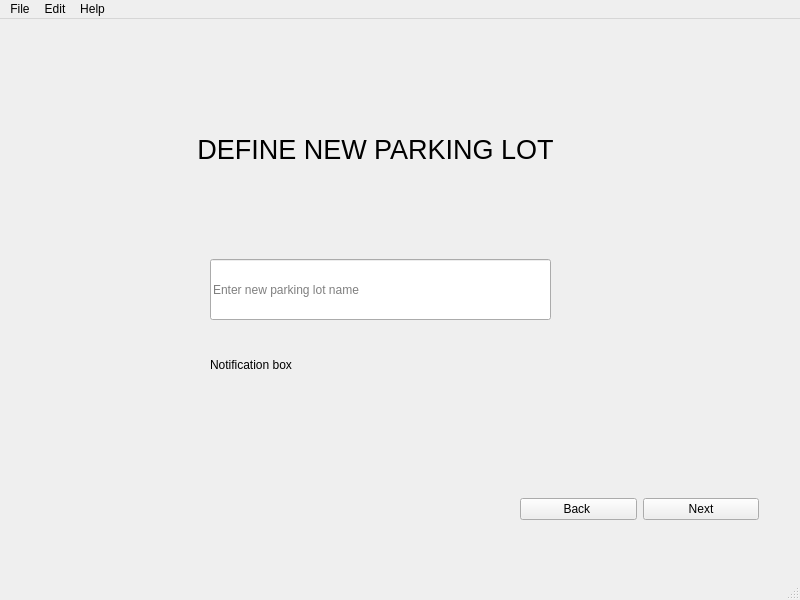
<?xml version="1.0" encoding="UTF-8"?>
<ui version="4.0">
 <class>MainWindow</class>
 <widget class="QMainWindow" name="MainWindow">
  <property name="geometry">
   <rect>
    <x>0</x>
    <y>0</y>
    <width>800</width>
    <height>600</height>
   </rect>
  </property>
  <property name="windowTitle">
   <string>MainWindow</string>
  </property>
  <widget class="QWidget" name="centralwidget">
   <widget class="QLabel" name="label">
    <property name="geometry">
     <rect>
      <x>110</x>
      <y>100</y>
      <width>531</width>
      <height>61</height>
     </rect>
    </property>
    <property name="font">
     <font>
      <pointsize>20</pointsize>
     </font>
    </property>
    <property name="text">
     <string>DEFINE NEW PARKING LOT</string>
    </property>
    <property name="alignment">
     <set>Qt::AlignCenter</set>
    </property>
   </widget>
   <widget class="QWidget" name="horizontalLayoutWidget">
    <property name="geometry">
     <rect>
      <x>520</x>
      <y>450</y>
      <width>239</width>
      <height>80</height>
     </rect>
    </property>
    <layout class="QHBoxLayout" name="horizontalLayout">
     <item>
      <widget class="QPushButton" name="back_button">
       <property name="text">
        <string>Back </string>
       </property>
      </widget>
     </item>
     <item>
      <widget class="QPushButton" name="next_button">
       <property name="text">
        <string>Next</string>
       </property>
      </widget>
     </item>
    </layout>
   </widget>
   <widget class="QLineEdit" name="name_parking_lot">
    <property name="geometry">
     <rect>
      <x>210</x>
      <y>240</y>
      <width>341</width>
      <height>61</height>
     </rect>
    </property>
    <property name="placeholderText">
     <string>Enter new parking lot name</string>
    </property>
   </widget>
   <widget class="QLabel" name="noti_label">
    <property name="geometry">
     <rect>
      <x>210</x>
      <y>330</y>
      <width>341</width>
      <height>31</height>
     </rect>
    </property>
    <property name="text">
     <string>Notification box</string>
    </property>
   </widget>
  </widget>
  <widget class="QMenuBar" name="menubar">
   <property name="geometry">
    <rect>
     <x>0</x>
     <y>0</y>
     <width>800</width>
     <height>21</height>
    </rect>
   </property>
   <widget class="QMenu" name="menuFile">
    <property name="title">
     <string>File</string>
    </property>
    <addaction name="actionOption_1"/>
    <addaction name="actionOption_2"/>
    <addaction name="separator"/>
    <addaction name="actionExit"/>
   </widget>
   <widget class="QMenu" name="menuEdit">
    <property name="title">
     <string>Edit</string>
    </property>
    <addaction name="actionUser_mode"/>
    <addaction name="actionDeveloper_mode"/>
   </widget>
   <widget class="QMenu" name="menuHelp">
    <property name="title">
     <string>Help</string>
    </property>
    <addaction name="actionOption_3"/>
    <addaction name="actionOption_4"/>
   </widget>
   <addaction name="menuFile"/>
   <addaction name="menuEdit"/>
   <addaction name="menuHelp"/>
  </widget>
  <widget class="QStatusBar" name="statusbar"/>
  <action name="actionOption_1">
   <property name="text">
    <string>Option 1</string>
   </property>
  </action>
  <action name="actionOption_2">
   <property name="text">
    <string>Option 2</string>
   </property>
  </action>
  <action name="actionExit">
   <property name="text">
    <string>Exit </string>
   </property>
  </action>
  <action name="actionUser_mode">
   <property name="text">
    <string>User mode</string>
   </property>
  </action>
  <action name="actionDeveloper_mode">
   <property name="text">
    <string>Developer mode</string>
   </property>
  </action>
  <action name="actionOption_3">
   <property name="text">
    <string>Option 1</string>
   </property>
  </action>
  <action name="actionOption_4">
   <property name="text">
    <string>Option 2</string>
   </property>
  </action>
 </widget>
 <resources/>
 <connections/>
</ui>
